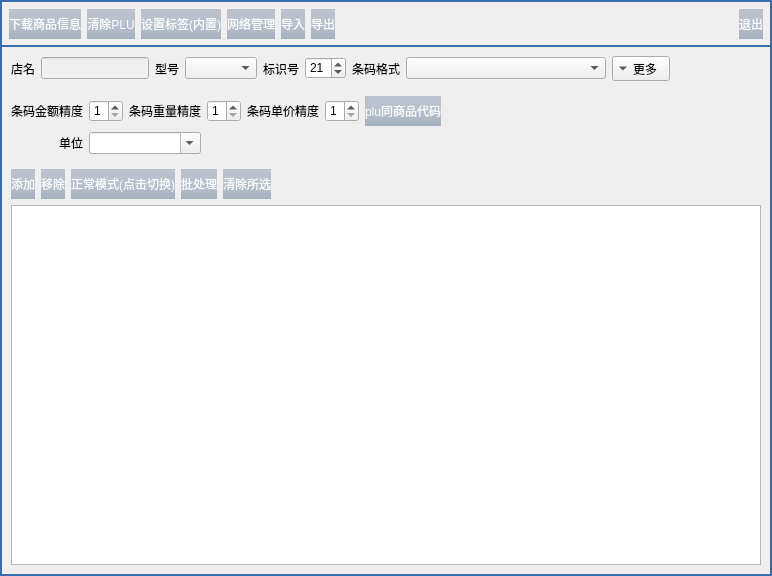
<?xml version="1.0" encoding="UTF-8"?>
<ui version="4.0">
 <class>barscale_main_dialog</class>
 <widget class="QDialog" name="barscale_main_dialog">
  <property name="geometry">
   <rect>
    <x>0</x>
    <y>0</y>
    <width>772</width>
    <height>576</height>
   </rect>
  </property>
  <property name="windowTitle">
   <string>Dialog</string>
  </property>
  <property name="styleSheet">
   <string notr="true">QPushButton{color:#FBFCFD;border-style:none;
background-color: qlineargradient(spread:pad, x1:0, y1:0, x2:0, y2:1, stop:0 rgba(146, 161, 181, 150),stop:0.5 rgba(146, 161, 181, 150), stop:1 rgba(115, 133, 160, 150));
min-height:30px;}
QPushButton:pressed{color:#FBFCFD;border-style:none;
 background-color: qlineargradient(spread:pad, x1:0, y1:0, x2:0, y2:1, stop:0 #648FC3,stop:0.5 #648FC3, stop:1 #3A6BAC);}
QDialog,QFrame#frame{border:2px solid #3A6BAC;}</string>
  </property>
  <property name="outer_stylesheet" stdset="0">
   <string>dialog_hasborder</string>
  </property>
  <layout class="QVBoxLayout" name="verticalLayout_2">
   <property name="leftMargin">
    <number>0</number>
   </property>
   <property name="topMargin">
    <number>0</number>
   </property>
   <property name="rightMargin">
    <number>0</number>
   </property>
   <property name="bottomMargin">
    <number>0</number>
   </property>
   <item>
    <layout class="QHBoxLayout" name="horizontalLayout">
     <property name="leftMargin">
      <number>9</number>
     </property>
     <property name="topMargin">
      <number>9</number>
     </property>
     <property name="rightMargin">
      <number>9</number>
     </property>
     <item>
      <widget class="lds_toolbar_button" name="pushButton">
       <property name="text">
        <string>下载商品信息</string>
       </property>
       <property name="autoDefault">
        <bool>false</bool>
       </property>
      </widget>
     </item>
     <item>
      <widget class="lds_toolbar_button" name="pushButton_2">
       <property name="text">
        <string>清除PLU</string>
       </property>
       <property name="autoDefault">
        <bool>false</bool>
       </property>
      </widget>
     </item>
     <item>
      <widget class="lds_toolbar_button" name="pushButton_3">
       <property name="text">
        <string>设置标签(内置)</string>
       </property>
       <property name="autoDefault">
        <bool>false</bool>
       </property>
      </widget>
     </item>
     <item>
      <widget class="lds_toolbar_button" name="pushButton_4">
       <property name="text">
        <string>网络管理</string>
       </property>
       <property name="autoDefault">
        <bool>false</bool>
       </property>
      </widget>
     </item>
     <item>
      <widget class="lds_toolbar_button_nowrap" name="pushButton_import">
       <property name="text">
        <string>导入</string>
       </property>
       <property name="icon">
        <iconset resource="peripheral.qrc">
         <normaloff>:/image/billinit.png</normaloff>:/image/billinit.png</iconset>
       </property>
       <property name="autoDefault">
        <bool>false</bool>
       </property>
      </widget>
     </item>
     <item>
      <widget class="lds_toolbar_button_nowrap" name="pushButton_export">
       <property name="text">
        <string>导出</string>
       </property>
       <property name="icon">
        <iconset resource="peripheral.qrc">
         <normaloff>:/image/billsave.png</normaloff>:/image/billsave.png</iconset>
       </property>
       <property name="autoDefault">
        <bool>false</bool>
       </property>
      </widget>
     </item>
     <item>
      <spacer name="horizontalSpacer">
       <property name="orientation">
        <enum>Qt::Horizontal</enum>
       </property>
       <property name="sizeHint" stdset="0">
        <size>
         <width>40</width>
         <height>20</height>
        </size>
       </property>
      </spacer>
     </item>
     <item>
      <widget class="lds_toolbar_button_nowrap" name="pushButton_5">
       <property name="text">
        <string>退出</string>
       </property>
       <property name="icon">
        <iconset resource="peripheral.qrc">
         <normaloff>:/image/exit.png</normaloff>:/image/exit.png</iconset>
       </property>
       <property name="autoDefault">
        <bool>false</bool>
       </property>
      </widget>
     </item>
    </layout>
   </item>
   <item>
    <widget class="QFrame" name="frame">
     <property name="frameShape">
      <enum>QFrame::StyledPanel</enum>
     </property>
     <property name="frameShadow">
      <enum>QFrame::Raised</enum>
     </property>
     <layout class="QVBoxLayout" name="verticalLayout">
      <item>
       <layout class="QHBoxLayout" name="horizontalLayout_2" stretch="0,0,0,0,0,0,0,0,0,0,1">
        <item>
         <widget class="QLabel" name="label">
          <property name="text">
           <string>店名</string>
          </property>
          <property name="alignment">
           <set>Qt::AlignRight|Qt::AlignTrailing|Qt::AlignVCenter</set>
          </property>
         </widget>
        </item>
        <item>
         <widget class="QLineEdit" name="lineEdit_shopname">
          <property name="enabled">
           <bool>false</bool>
          </property>
         </widget>
        </item>
        <item>
         <widget class="QLabel" name="label_43">
          <property name="text">
           <string>型号</string>
          </property>
          <property name="alignment">
           <set>Qt::AlignRight|Qt::AlignTrailing|Qt::AlignVCenter</set>
          </property>
         </widget>
        </item>
        <item>
         <widget class="QComboBox" name="comboBox_barcode_scaletypes"/>
        </item>
        <item>
         <widget class="QLabel" name="label_24">
          <property name="text">
           <string>标识号</string>
          </property>
          <property name="alignment">
           <set>Qt::AlignRight|Qt::AlignTrailing|Qt::AlignVCenter</set>
          </property>
         </widget>
        </item>
        <item>
         <widget class="QSpinBox" name="spinBox_barcode_scaleflag">
          <property name="minimum">
           <number>11</number>
          </property>
          <property name="value">
           <number>21</number>
          </property>
         </widget>
        </item>
        <item>
         <widget class="QLabel" name="label_46">
          <property name="text">
           <string>条码格式</string>
          </property>
          <property name="alignment">
           <set>Qt::AlignRight|Qt::AlignTrailing|Qt::AlignVCenter</set>
          </property>
         </widget>
        </item>
        <item>
         <widget class="QComboBox" name="comboBox_barcode_scalebarcodetype">
          <property name="minimumSize">
           <size>
            <width>200</width>
            <height>0</height>
           </size>
          </property>
         </widget>
        </item>
        <item>
         <widget class="QToolButton" name="toolButton_other">
          <property name="text">
           <string>更多</string>
          </property>
          <property name="toolButtonStyle">
           <enum>Qt::ToolButtonTextBesideIcon</enum>
          </property>
          <property name="arrowType">
           <enum>Qt::DownArrow</enum>
          </property>
         </widget>
        </item>
        <item>
         <spacer name="horizontalSpacer_5">
          <property name="orientation">
           <enum>Qt::Horizontal</enum>
          </property>
          <property name="sizeHint" stdset="0">
           <size>
            <width>40</width>
            <height>20</height>
           </size>
          </property>
         </spacer>
        </item>
        <item>
         <spacer name="horizontalSpacer_2">
          <property name="orientation">
           <enum>Qt::Horizontal</enum>
          </property>
          <property name="sizeHint" stdset="0">
           <size>
            <width>40</width>
            <height>20</height>
           </size>
          </property>
         </spacer>
        </item>
       </layout>
      </item>
      <item>
       <widget class="QFrame" name="frame_other">
        <property name="frameShape">
         <enum>QFrame::NoFrame</enum>
        </property>
        <property name="frameShadow">
         <enum>QFrame::Raised</enum>
        </property>
        <layout class="QGridLayout" name="gridLayout">
         <property name="leftMargin">
          <number>0</number>
         </property>
         <property name="rightMargin">
          <number>0</number>
         </property>
         <item row="0" column="2">
          <widget class="QLabel" name="label_4">
           <property name="text">
            <string>条码重量精度</string>
           </property>
          </widget>
         </item>
         <item row="0" column="4">
          <widget class="QLabel" name="label_5">
           <property name="text">
            <string>条码单价精度</string>
           </property>
          </widget>
         </item>
         <item row="0" column="8">
          <spacer name="horizontalSpacer_4">
           <property name="orientation">
            <enum>Qt::Horizontal</enum>
           </property>
           <property name="sizeHint" stdset="0">
            <size>
             <width>40</width>
             <height>20</height>
            </size>
           </property>
          </spacer>
         </item>
         <item row="0" column="3">
          <widget class="QSpinBox" name="spinBox_precision_weight">
           <property name="minimum">
            <number>1</number>
           </property>
           <property name="maximum">
            <number>5</number>
           </property>
          </widget>
         </item>
         <item row="0" column="1">
          <widget class="QSpinBox" name="spinBox_precision_amount">
           <property name="minimum">
            <number>1</number>
           </property>
           <property name="maximum">
            <number>5</number>
           </property>
          </widget>
         </item>
         <item row="0" column="5">
          <widget class="QSpinBox" name="spinBox_precision_price">
           <property name="minimum">
            <number>1</number>
           </property>
           <property name="maximum">
            <number>5</number>
           </property>
          </widget>
         </item>
         <item row="0" column="0">
          <widget class="QLabel" name="label_3">
           <property name="text">
            <string>条码金额精度</string>
           </property>
          </widget>
         </item>
         <item row="1" column="0">
          <widget class="QLabel" name="label_unitno">
           <property name="text">
            <string>单位</string>
           </property>
           <property name="alignment">
            <set>Qt::AlignRight|Qt::AlignTrailing|Qt::AlignVCenter</set>
           </property>
          </widget>
         </item>
         <item row="1" column="1" colspan="2">
          <widget class="QComboBox" name="comboBox_unitno">
           <property name="editable">
            <bool>true</bool>
           </property>
          </widget>
         </item>
         <item row="0" column="6">
          <widget class="QPushButton" name="pushButton_plu_keep_code">
           <property name="text">
            <string>plu同商品代码</string>
           </property>
          </widget>
         </item>
        </layout>
       </widget>
      </item>
      <item>
       <layout class="QHBoxLayout" name="horizontalLayout_3" stretch="0,0,0,0,0,0">
        <item>
         <widget class="lds_toolbar_button_nowrap" name="pushButton_add">
          <property name="text">
           <string>添加</string>
          </property>
          <property name="icon">
           <iconset resource="peripheral.qrc">
            <normaloff>:/image/add.png</normaloff>:/image/add.png</iconset>
          </property>
         </widget>
        </item>
        <item>
         <widget class="lds_toolbar_button_nowrap" name="pushButton_remove">
          <property name="text">
           <string>移除</string>
          </property>
          <property name="icon">
           <iconset resource="peripheral.qrc">
            <normaloff>:/image/printremove.png</normaloff>:/image/printremove.png</iconset>
          </property>
         </widget>
        </item>
        <item>
         <widget class="lds_toolbar_button" name="pushButton_switch_mode">
          <property name="text">
           <string>正常模式(点击切换)</string>
          </property>
         </widget>
        </item>
        <item>
         <widget class="lds_toolbar_button" name="pushButton_allcontrol">
          <property name="text">
           <string>批处理</string>
          </property>
         </widget>
        </item>
        <item>
         <widget class="lds_toolbar_button" name="pushButton_clearsection">
          <property name="text">
           <string>清除所选</string>
          </property>
         </widget>
        </item>
        <item>
         <spacer name="horizontalSpacer_3">
          <property name="orientation">
           <enum>Qt::Horizontal</enum>
          </property>
          <property name="sizeHint" stdset="0">
           <size>
            <width>40</width>
            <height>20</height>
           </size>
          </property>
         </spacer>
        </item>
       </layout>
      </item>
      <item>
       <widget class="QTableView" name="tableView"/>
      </item>
     </layout>
    </widget>
   </item>
  </layout>
 </widget>
 <customwidgets>
  <customwidget>
   <class>lds_toolbar_button</class>
   <extends>QPushButton</extends>
   <header>lds_toolbar_button.h</header>
  </customwidget>
  <customwidget>
   <class>lds_toolbar_button_nowrap</class>
   <extends>QPushButton</extends>
   <header>lds_toolbar_button_nowrap.h</header>
  </customwidget>
 </customwidgets>
 <resources>
  <include location="peripheral.qrc"/>
 </resources>
 <connections/>
</ui>
